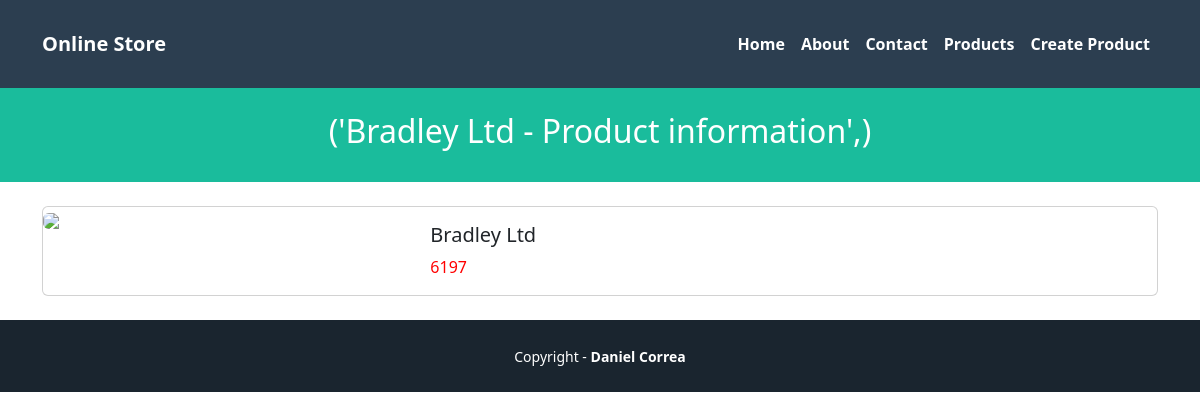
The page /products/1 on the database as committed earlier.
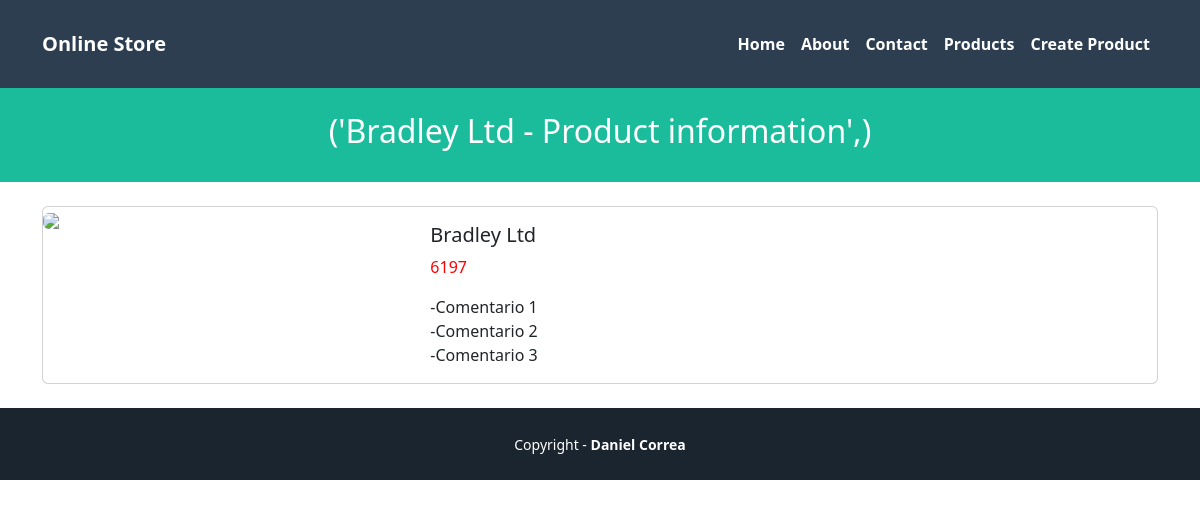
The same page on the database as committed later.
### pages/models.py (models this page shows)
class Product(models.Model):
    name = models.CharField(max_length=255)
    price = models.IntegerField()
    created_at = models.DateTimeField(auto_now_add=True)
    updated_at = models.DateTimeField(auto_now=True)

class Comment(models.Model):
    product = models.ForeignKey(Product,on_delete=models.CASCADE)
    description = models.TextField()

### pages/views.py (the view)
# urls.py: path('products/<str:id>', ProductShowView.as_view(), name='show'),
class ProductShowView(View):
    template_name = 'products/show.html'
    def get(self, request, id):
        try:
            product_id = int(id)
            if product_id<1:
                raise ValueError ("Product id must be 1 or greater")
            product = get_object_or_404(Product,pk=product_id)
        except (ValueError, IndexError):
            return HttpResponseRedirect(reverse('home'))
        viewData = {}
        product = get_object_or_404(Product, pk=product_id)
        viewData["title"] = product.name + " - Online Store",
        viewData["subtitle"] = product.name + " - Product information",
        viewData["product"] = product
        return render(request, self.template_name, viewData)

### pages/templates/products/show.html (shortened to what this page needs)
{% extends 'pages/base.html' %}
{% block header_title %}{{ subtitle }}{% endblock %}
{% block content %}
<div class="card mb-3">
    <div class="row g-0">
        <div class="col-md-4">
            <img src="https://static.djangoproject.com/img/logos/django-logo-positive.svg" class="img-fluid rounded-start">
        </div>
        <div class="col-md-8">
            <div class="card-body">
                <h5 class="card-title">
                    {{product.name}}
                </h5>
                {% if product.price > 2000 %}
                    <p class="card-text" style="color:red;">{{product.price}}</p>
                {% else %}
                    <p class="card-text">{{ product.price }}</p>
                {% endif %}
                {% for comment in product.comment_set.all %}
                -{{comment.description}}<br/>
                {% endfor%}
            </div>
        </div>
    </div>
</div>
{% endblock %}

### pages/templates/pages/base.html (shortened to what this page needs)
{% load static %}
<!doctype html>
<html lang="en">
<head>
    <link href="https://cdn.jsdelivr.net/npm/bootstrap@5.3.0-alpha1/dist/css/bootstrap.min.css" rel="stylesheet" />
    <link href="{% static 'pages/app.css' %}" rel="stylesheet" />
</head>
<body>
    <nav class="navbar navbar-expand-lg navbar-dark bg-secondary py-4">
        <div class="container">
            <a class="navbar-brand" href="{%url 'home'%}">Online Store</a>
            <div class="collapse navbar-collapse" id="navbarNavAltMarkup">
                <div class="navbar-nav ms-auto">
                    <a class="nav-link active" href="{%url 'home'%}">Home</a>
                    <a class="nav-link active" href="{%url 'about'%}">About</a>
                    <a class="nav-link active" href="{% url 'contact' %}">Contact</a>
                    <a class="nav-link active" href="{% url 'index' %}">Products</a>
                    <a class="nav-link active" href="{% url 'form' %}">Create Product</a>
                </div>
            </div>
        </div>
    </nav>
    <header class="masthead bg-primary text-white text-center py-4">
        <div class="container d-flex align-items-center flex-column">
            <h2>{% block header_title %}A Laravel EAFIT App{% endblock %}</h2>
        </div>
    </header>
    <div class="container my-4">
        {% block content %}
        {% endblock %}
    </div>
    {% block footer %}
    <div class="copyright py-4 text-center text-white">
        <div class="container">
            <small>
                Copyright - <a class="text-reset fw-bold text-decoration-none" target="_blank" href="https://twitter.com/danielgarax">
                    Daniel Correa
                </a>
            </small>
        </div>
    </div>
    {% endblock %}
</body>
</html>

### pages/static/pages/app.css (style rules this page uses)
.bg-secondary { background-color: #2c3e50 !important; }
.copyright { background-color: #1a252f; }
.bg-primary { background-color: #1abc9c !important; }
nav { font-weight: 700; }

Rows that differ between the two databases and show on the page:
added Comment: description "Comentario 1"
added Comment: description "Comentario 2"
added Comment: description "Comentario 3"
